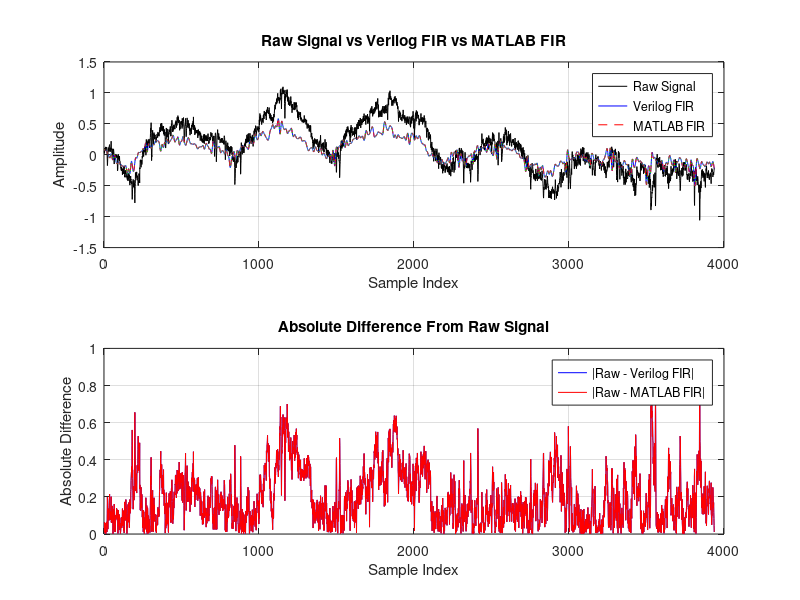

Reproduce this figure in MATLAB.
WII = 2;
WFI = 10;
fp = 2^WFI;
W = WII+WFI;
WIC = 1;
WFC = 15;
WC  = WIC+WFC;


fid = fopen('Neural_Signal_Sample.txt', 'r');
binInput = textscan(fid, '%s');
fclose(fid);
stringInputs = binInput{1};

%Convert binary strings to signed integers
x_int = zeros(length(stringInputs), 1);
for i = 1:length(stringInputs)
    %Take each binary input and convert to decimal
    unsigned_val = bin2dec(stringInputs{i});
    if unsigned_val >= 2^(W - 1)        %If the sign bit is 1..
        x_int(i) = unsigned_val - 2^W;  %If negative, subtract by MSB value
    else
        x_int(i) = unsigned_val;        %If positive, keep the same
    end
end

%Convert to real Q2.10 values
x = double(x_int) / fp;


fid = fopen('HW6_BPF_hex.txt', 'r');
coeffHex = textscan(fid, '%s');
fclose(fid);
coeffHex = coeffHex{1};

%Convert hex strings to signed 16-bit ints (Q1.15)
h_int = zeros(length(coeffHex), 1);
for k = 1:length(coeffHex)
    %Take each binary input and convert to decimal
    u = hex2dec(coeffHex{k});
    if u >= 2^(WC-1)            %If the sign bit is 1..
        h_int(k) = u - 2^WC;    %If negative, subtract by MSB value
    else
        h_int(k) = u;           %If positive, keep the same
    end
end

h = h_int;                      %Q1.15 integer coefficients
N = length(h);

%MATLAB fixed-point FIR (Q2.10 * Q1.15 = Q3.25 >>> 15 = Q2.10)
y_int = conv(x_int, h);              %Slides h through and multiplies each coeff with a given x and sums the result
y_int = floor(y_int / 2^15);         %Shift by 15 since WF1+WF2=10+15=25 to return back to Q2.10
matlab_fir_out = double(y_int) / fp; %Divide by 2^10 to get real values of Q2.10 format


%Load decimal Verilog Q2.10 integer outputs
verilog_fir_reg_int = load('tmp_fir_out.txt');          %SRL_REG = 0
verilog_fir_srl_int = load('tmp_fir_srl_out.txt');      %SRL_REG = 1

%Convert to real values
verilog_fir_reg = double(verilog_fir_reg_int) / fp;
verilog_fir_srl = double(verilog_fir_srl_int) / fp;

%FIR delay 64 taps -> skip first 63 MATLAB outputs
delay = 63;   %So we start at matlab_fir_out(64)

%Find minimum length of all outputs
len = min([ ...
    length(x), ...
    length(verilog_fir_reg), ...
    length(verilog_fir_srl), ...
    length(matlab_fir_out) - delay ...
]);

%Build aligned signals
x_plot            = x(1:len);                             %Raw input samples
verilog_reg_plot  = verilog_fir_reg(1:len);               %Verilog FIR (reg)
verilog_srl_plot  = verilog_fir_srl(1:len);               %Verilog FIR (SRL)
matlab_fir_plot   = matlab_fir_out(delay+1 : delay+len);  %Start at index 64

%Absolute differences from raw
diff_verilog = abs(x_plot - verilog_reg_plot);
diff_matlab  = abs(x_plot - matlab_fir_plot);


%Raw vs Verilog vs MATLAB
figure;
subplot(2,1,1);
plot(x_plot, 'k'); hold on;
plot(verilog_reg_plot, 'b');
plot(matlab_fir_plot, '--r');
plot(verilog_srl_plot, ':g');
title('Raw Signal vs Verilog FIR vs MATLAB FIR');
legend('Raw Signal','Verilog FIR','MATLAB FIR', 'Location','best');
xlabel('Sample Index');
ylabel('Amplitude');
grid on;

%Absolute difference of the two filters from the raw signal
subplot(2,1,2);
plot(diff_verilog, 'b'); hold on;
plot(diff_matlab, 'r');
title('Absolute Difference From Raw Signal');
legend('|Raw - Verilog FIR|','|Raw - MATLAB FIR|', 'Location','best');
xlabel('Sample Index');
ylabel('Absolute Difference');
grid on;